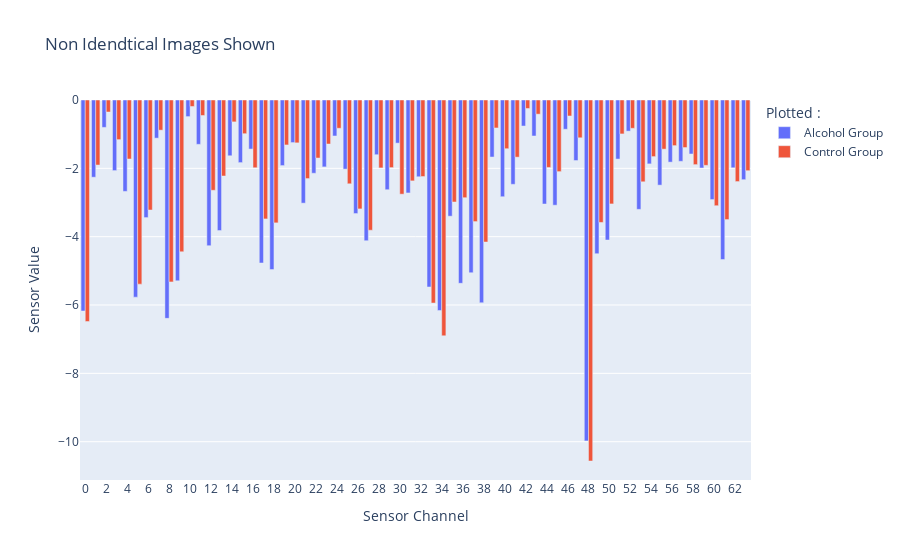

Source (notebook cell):
### Code cell
B=[]
for i in range(0, 64):
    B.append(str(i))

fig = go.Figure()
fig.add_trace(go.Bar(x=B, y=x5, name="Alcohol Group"))
fig.add_trace(go.Bar(x=B, y=x6, name="Control Group"))

fig.update_layout(barmode='group',
                    title="Non Idendtical Images Shown",
                    xaxis_title="Sensor Channel",
                    yaxis_title="Sensor Value",
                    legend_title="Plotted :",)

fig.show()

### Figure 1 — Plotly figure (JSON) as saved in the notebook; plotly's stock layout.template omitted (floating-point values rounded to 4 significant figures)
{"data": [{"name": "Alcohol Group", "type": "bar", "x": ["0", "1", "2", "3", "4", "5", "6", "7", "8", "9", "10", "11", "12", "13", "14", "15", "16", "17", "18", "19", "20", "21", "22", "23", "24", "25", "26", "27", "28", "29", "30", "31", "32", "33", "34", "35", "36", "37", "38", "39", "40", "41", "42", "43", "44", "45", "46", "47", "48", "49", "50", "51", "52", "53", "54", "55", "56", "57", "58", "59", "60", "61", "62", "63"], "y": [-6.176, -2.26, -0.8017, -2.066, -2.675, -5.77, -3.442, -1.116, -6.391, -5.292, -0.4859, -1.298, -4.264, -3.823, -1.632, -1.832, -1.436, -4.77, -4.963, -1.92, -1.246, -3.019, -2.144, -1.958, -1.053, -2.023, -3.323, -4.118, -1.601, -2.626, -1.263, -2.721, -2.247, -5.473, -6.16, -3.4, -5.365, -5.055, -5.935, -1.669, -2.831, -2.467, -0.7621, -1.054, -3.045, -3.079, -0.8562, -1.771, -9.977, -4.498, -4.098, -1.729, -0.911, -3.201, -1.87, -2.492, -1.818, -1.795, -1.58, -1.99, -2.914, -4.669, -1.984, -2.332]}, {"name": "Control Group", "type": "bar", "x": ["0", "1", "2", "3", "4", "5", "6", "7", "8", "9", "10", "11", "12", "13", "14", "15", "16", "17", "18", "19", "20", "21", "22", "23", "24", "25", "26", "27", "28", "29", "30", "31", "32", "33", "34", "35", "36", "37", "38", "39", "40", "41", "42", "43", "44", "45", "46", "47", "48", "49", "50", "51", "52", "53", "54", "55", "56", "57", "58", "59", "60", "61", "62", "63"], "y": [-6.484, -1.903, -0.3513, -1.16, -1.727, -5.39, -3.219, -0.8827, -5.323, -4.443, -0.1891, -0.4532, -2.643, -2.225, -0.6405, -0.9864, -1.983, -3.481, -3.596, -1.316, -1.255, -2.299, -1.699, -1.288, -0.8272, -2.452, -3.187, -3.811, -1.988, -1.979, -2.756, -2.367, -2.24, -5.943, -6.902, -2.985, -2.86, -3.558, -4.157, -0.8187, -1.426, -1.673, -0.2485, -0.4143, -1.974, -2.096, -0.4677, -1.106, -10.57, -3.583, -3.042, -0.9931, -0.8284, -2.394, -1.657, -1.439, -1.335, -1.392, -1.892, -1.912, -3.094, -3.499, -2.387, -2.069]}], "layout": {"barmode": "group", "legend": {"title": {"text": "Plotted :"}}, "title": {"text": "Non Idendtical Images Shown"}, "xaxis": {"title": {"text": "Sensor Channel"}}, "yaxis": {"title": {"text": "Sensor Value"}}}}
